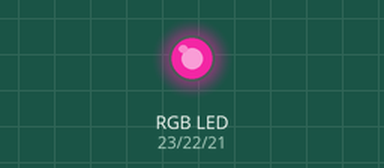
Bench run of a program on a simulated ESP32 board running MicroPython. Shown: an RGB LED mixed from three pins (HIGH = lit). Dim RGB values are drawn brighter than linear; random numbers come from a fixed seed.

Above: at 0.2 s.
At 5.0 s:
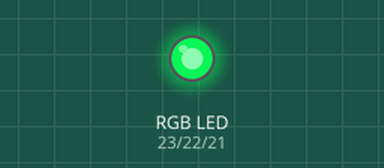
At 10.2 s:
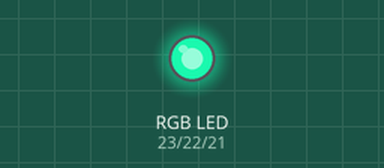
At 19.8 s:
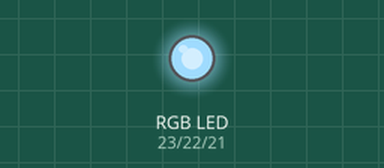
At 29.8 s:
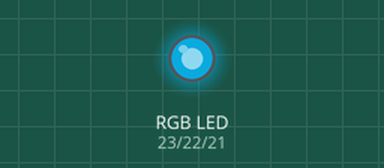
At 39.8 s:
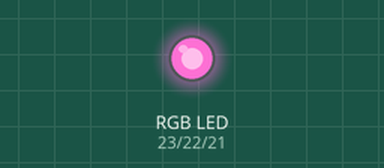
Timing chart, 0 to 40.0 s (numbered marks = the images above):
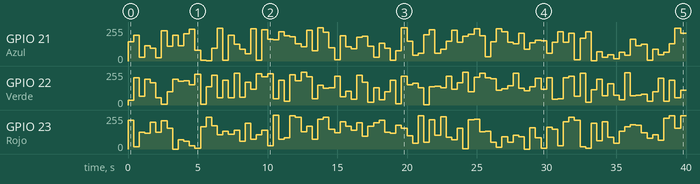

The program:

Clase_8.2__RGB_Basico_.py
```python
#M&V_TECHNOLOGIE

#Clase N°8.1 "RGB"

# Importamos las siguentes librerias
#Machine: es un módulo específico de MicroPython que contiene funciones y clases que permiten obtener acceso directo y
#sin restricciones sobre el hardware del microcontrolador (CPU, pines, temporizadores, ADC,  buses –UART, SPI, I2C, etc.).

# Time: es una librería estándar de MicroPython proporciona un conjunto de funciones para indicar el tiempo que el microcontrolador
#lleva encendido, medir intervalos de tiempo e introducir retardos (esperas) en la ejecución de los programas

from machine import Pin, PWM
import time,random


frecuencia = 5000
# Declarar variables para los pines
Rojo  = PWM(Pin(23),frecuencia)     #Declaramos que la variable "Rojo" Perteneciente al pin 4 y quedara como salida "OUTPUT"
Verde = PWM(Pin(22),frecuencia)    #Declaramos que la variable "Verde" Perteneciente al pin 14 y quedara como salida "OUTPUT"
Azul  = PWM(Pin(21),frecuencia)     #Declaramos que la variable "Azul" Perteneciente al pin 15 y quedara como salida "OUTPUT"


def colour(G,B,R):

        Rojo.duty (R*4)
        Verde.duty (G*4)
        Azul.duty (B*4)

while True:                #Declaramos el bucle infinito

     colour(random.randrange(255),random.randrange(255),random.randrange(255))     #Verde
     time.sleep(0.4)       #Colocamos un tiempo de espera de 1 segundo
    
```

Measured:
- by itself, GPIO 21 (Azul): 0/255 → 145/255 at 0.00 s, → 194/255 0.40 s later, → 30/255 0.40 s later, → 115/255 0.40 s later, … (100 changes in this stretch)
- by itself, GPIO 22 (Verde): 0/255 → 34/255 at 0.00 s, → 204/255 0.40 s later, → 65/255 0.40 s later, → 193/255 0.40 s later, … (100 changes in this stretch)
